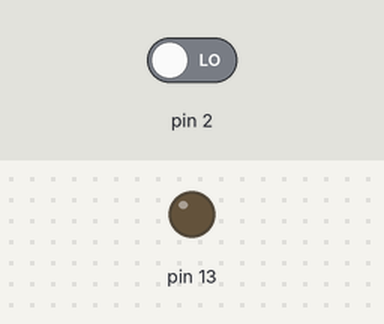
The sketch below on a simulated Arduino Uno, built with avr-gcc and run on an emulated ATmega328P. Parts: output pins drawn as LEDs (lit = HIGH). Inputs (shaded band) come from the test bench; at power-on: pin 2 LOW.

Above: at 1.2 s.
1.3 s: pin 2 driven HIGH
At 2.2 s:
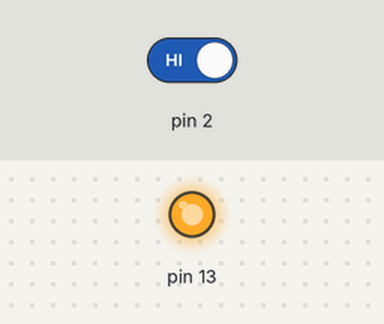
2.8 s: pin 2 driven LOW
At 3.3 s:
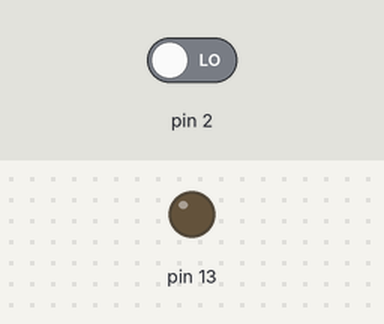
Timing chart, 0 to 5.8 s (numbered marks = the images above; inputs shaded):
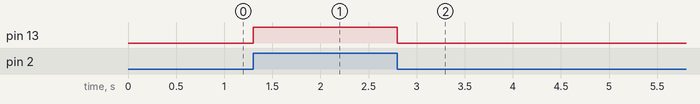

The sketch:

Training_class_2__led_blinking_.ino
```cpp
void setup() {
pinMode(2,INPUT);
// it goes about into an unknown state (sudo state)
// no idea about its default state(when the switch is off)

pinMode(13,OUTPUT);


}

void loop() {
 int val = digitalRead(2);
 if(val == 1)
 {
  digitalWrite(13, HIGH);
 }
 if(val == 0)
 {
  digitalWrite(13, LOW);
 }
}
```

Measured:
- after the input at 1.3 s, pin 13: LOW → HIGH at once
- after the input at 2.8 s, pin 13: HIGH → LOW at once
